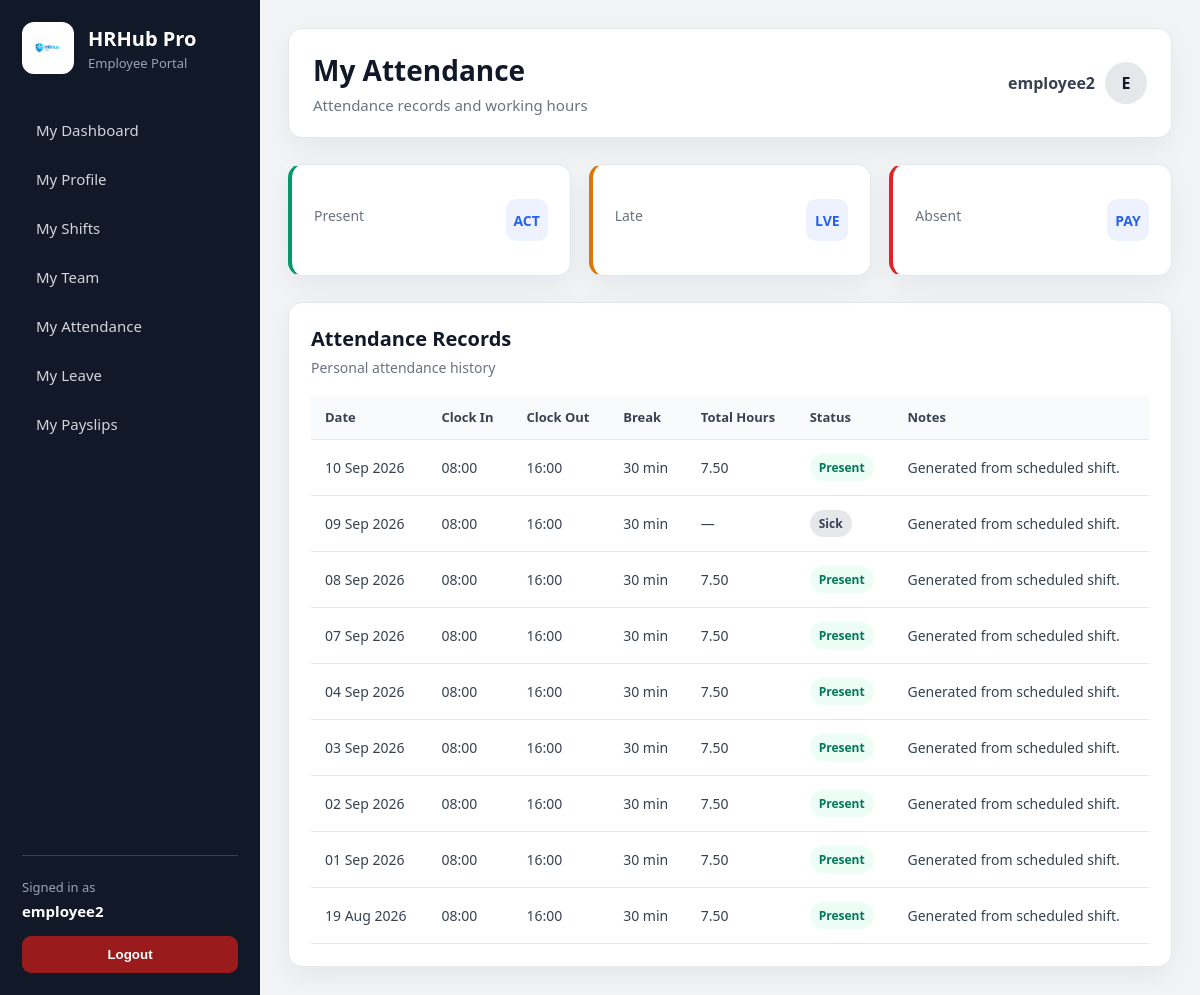
The app's page /my-dashboard/attendance/ (signed in) with its own data.
### attendance/models.py (models this page shows, shortened)
class Attendance(models.Model):
    STATUS_CHOICES = [
        ("PRESENT", "Present"),
        ("ABSENT", "Absent"),
        ("LATE", "Late"),
        ("SICK", "Sick"),
        ("HOLIDAY", "Holiday"),
    ]
    employee = models.ForeignKey(
        Employee,
        on_delete=models.CASCADE,
        related_name="attendance_records",
    )
    date = models.DateField()
    clock_in = models.TimeField(
        blank=True,
        null=True,
    )
    clock_out = models.TimeField(
        blank=True,
        null=True,
    )
    break_minutes = models.PositiveIntegerField(
        default=0,
    )
    total_hours = models.DecimalField(
        max_digits=5,
        decimal_places=2,
        default=Decimal("0.00"),
    )
    status = models.CharField(
        max_length=20,
        choices=STATUS_CHOICES,
        default="PRESENT",
    )
    notes = models.TextField(
        blank=True,
        null=True,
    )
    created_at = models.DateTimeField(
        auto_now_add=True,
    )
    updated_at = models.DateTimeField(
        auto_now=True,
    )
    class Meta:
        ordering = ["-date", "employee__first_name", "employee__last_name"]
        unique_together = ["employee", "date"]
        verbose_name = "Attendance Record"
        verbose_name_plural = "Attendance Records"

### employee_portal/views.py (the view)
# urls.py: path("attendance/", views.my_attendance, name="my_attendance"),
@login_required
def my_attendance(request):
    employee = get_logged_employee(request.user)
    if not employee:
        messages.error(request, "Employee profile is not linked.")
        return redirect("role_redirect")
    attendance_records = Attendance.objects.filter(
        employee=employee,
    ).order_by(
        "-date",
    )
    total_hours = attendance_records.aggregate(
        total=Sum("total_hours"),
    )["total"] or 0
    context = {
        "employee": employee,
        "attendance_records": attendance_records,
        "total_hours": total_hours,
    }
    return render(request, "employee_portal/my_attendance.html", context)

### accounts/context_processors.py (called while the page is built)
def user_role_context(request):
    user_role = None
    is_admin_user = False
    is_hr_user = False
    is_manager_user = False
    is_employee_user = False
    if request.user.is_authenticated:
        profile = getattr(request.user, "profile", None)
        if request.user.is_superuser:
            user_role = "ADMIN"
            is_admin_user = True
        elif profile:
            user_role = profile.role
            is_admin_user = profile.role == "ADMIN"
            is_hr_user = profile.role == "HR"
            is_manager_user = profile.role == "MANAGER"
            is_employee_user = profile.role == "EMPLOYEE"
    return {
        "user_role": user_role,
        "is_admin_user": is_admin_user,
        "is_hr_user": is_hr_user,
        "is_manager_user": is_manager_user,
        "is_employee_user": is_employee_user,
    }

### employee_portal/views.py (called while the page is built)
def get_logged_employee(user):
    return Employee.objects.filter(user=user).first()

### templates/employee_portal/my_attendance.html (shortened to what this page needs)
{% extends 'employee_portal/base_employee.html' %}
{% block page_title %}My Attendance{% endblock %}
{% block page_subtitle %}
Attendance records and working hours
{% endblock %}
{% block content %}
<section class="stats-grid">
    <div class="stat-card green">
        <div>
            <p>Present</p>
        </div>
        <span>PRE</span>
    </div>
    <div class="stat-card orange">
        <div>
            <p>Late</p>
        </div>
        <span>LAT</span>
    </div>
    <div class="stat-card red">
        <div>
            <p>Absent</p>
        </div>
        <span>ABS</span>
    </div>
</section>
<section class="table-card">
    <div class="table-header">
        <h3>Attendance Records</h3>
        <p>Personal attendance history</p>
    </div>
    <table class="data-table">
        <thead>
            <tr>
                <th>Date</th>
                <th>Clock In</th>
                <th>Clock Out</th>
                <th>Break</th>
                <th>Total Hours</th>
                <th>Status</th>
                <th>Notes</th>
            </tr>
        </thead>
        <tbody>
            {% for record in attendance_records %}
                <tr>
                    <td>{{ record.date|date:"d M Y" }}</td>
                    <td>
                        {% if record.clock_in %}
                            {{ record.clock_in|time:"H:i" }}
                        {% else %}
                            —
                        {% endif %}
                    </td>
                    <td>
                        {% if record.clock_out %}
                            {{ record.clock_out|time:"H:i" }}
                        {% else %}
                            —
                        {% endif %}
                    </td>
                    <td>
                        {% if record.break_minutes %}
                            {{ record.break_minutes }} min
                        {% else %}
                            —
                        {% endif %}
                    </td>
                    <td>
                        {% if record.total_hours %}
                            {{ record.total_hours }}
                        {% else %}
                            —
                        {% endif %}
                    </td>
                    <td>
                        {% if record.status == "PRESENT" %}
                            <span class="badge badge-success">Present</span>
                        {% elif record.status == "LATE" %}
                            <span class="badge badge-warning">Late</span>
                        {% elif record.status == "ABSENT" %}
                            <span class="badge badge-danger">Absent</span>
                        {% else %}
                            <span class="badge badge-muted">{{ record.get_status_display }}</span>
                        {% endif %}
                    </td>
                    <td>
                        {% if record.notes %}
                            {{ record.notes }}
                        {% else %}
                            —
                        {% endif %}
                    </td>
                </tr>
            {% empty %}
                <tr>
                    <td colspan="7" class="empty-table">
                        No attendance records found.
                    </td>
                </tr>
            {% endfor %}
        </tbody>
    </table>
</section>
{% endblock %}

### templates/employee_portal/base_employee.html (shortened to what this page needs)
{% load static %}
<!DOCTYPE html>
<html lang="en">
<head>
    <link rel="stylesheet" href="{% static 'css/style.css' %}?v=90">
</head>
<body>
<div class="app-layout">
    <aside class="sidebar">
        <div class="sidebar-logo">
            <img
                src="{% static 'pictures/logo.png' %}"
                alt="HRHub Pro Logo"
                class="sidebar-logo-image"
            >
            <div>
                <h2>HRHub Pro</h2>
                <p>Employee Portal</p>
            </div>
        </div>
        <nav class="sidebar-nav">
            <a href="{% url 'employee_self_dashboard' %}" class="nav-link">My Dashboard</a>
            <a href="{% url 'my_profile' %}" class="nav-link">My Profile</a>
            <a href="{% url 'my_shifts' %}" class="nav-link">My Shifts</a>
            <a href="{% url 'my_shift_team' %}" class="nav-link">My Team</a>
            <a href="{% url 'my_attendance' %}" class="nav-link">My Attendance</a>
            <a href="{% url 'my_leave_list' %}" class="nav-link">My Leave</a>
            <a href="{% url 'my_payslips' %}" class="nav-link">My Payslips</a>
        </nav>
        <div class="sidebar-footer">
            <p>Signed in as</p>
            <strong>{{ request.user.username }}</strong>
            <form method="post" action="{% url 'logout' %}">
                <button type="submit" class="logout-button">Logout</button>
            </form>
        </div>
    </aside>
    <main class="main-content">
        <header class="topbar">
            <div>
                <h1>{% block page_title %}My Dashboard{% endblock %}</h1>
                <p>{% block page_subtitle %}Employee self-service{% endblock %}</p>
            </div>
            <div class="topbar-user">
                <span>{{ request.user.username }}</span>
                <div class="user-avatar">
                    {{ request.user.username|slice:":1"|upper }}
                </div>
            </div>
        </header>
        {% block content %}
        {% endblock %}
    </main>
</div>
</body>
</html>

### static/css/style.css (style rules this page uses)
* { margin: 0; padding: 0; box-sizing: border-box; }
:root { --sidebar-bg: #111827; --sidebar-hover: #1f2937; --page-bg: #f3f4f6; --card-bg: #ffffff; --border-color: #e5e7eb; --text-main: #111827; --text-muted: #6b7280; --primary: #2563eb; --primary-dark: #1d4ed8; --success: #059669; --danger: #dc2626; --warning: #d97706; --shadow-soft: 0 10px 30px rgba(17, 24, 39, 0.06); }
body { font-family: "Segoe UI", Arial, Helvetica, sans-serif; background: var(--page-bg); color: var(--text-main); }
.app-layout { display: flex; min-height: 100vh; }
.sidebar { width: 260px; background: var(--sidebar-bg); color: #ffffff; display: flex; flex-direction: column; padding: 22px; }
.sidebar-logo { display: flex; align-items: center; gap: 14px; margin-bottom: 34px; }
.sidebar-logo-image { width: 52px; height: 52px; border-radius: 12px; object-fit: contain; background: #ffffff; padding: 5px; }
.sidebar-logo h2 { font-size: 20px; font-weight: 700; color: #ffffff; }
.sidebar-logo p { color: #9ca3af; font-size: 13px; margin-top: 2px; }
.sidebar-nav { display: flex; flex-direction: column; gap: 5px; }
.nav-link { color: #d1d5db; text-decoration: none; padding: 12px 14px; border-radius: 9px; font-size: 15px; transition: 0.2s ease; }
.sidebar-footer { margin-top: auto; padding-top: 22px; border-top: 1px solid #374151; }
.sidebar-footer p { color: #9ca3af; font-size: 13px; margin-bottom: 4px; }
.sidebar-footer strong { color: #ffffff; font-size: 15px; }
.logout-button { width: 100%; margin-top: 14px; padding: 11px; border: none; border-radius: 9px; background: #991b1b; color: #ffffff; font-weight: 700; cursor: pointer; }
.main-content { flex: 1; padding: 28px; background: var(--page-bg); }
.topbar { background: var(--card-bg); border-radius: 14px; padding: 22px 24px; box-shadow: var(--shadow-soft); border: 1px solid var(--border-color); display: flex; justify-content: space-between; align-items: center; margin-bottom: 26px; }
.topbar h1 { font-size: 28px; color: var(--text-main); margin-bottom: 6px; font-weight: 700; }
.topbar p { color: var(--text-muted); font-size: 15px; }
.topbar-user { display: flex; align-items: center; gap: 12px; color: #374151; font-weight: 600; }
.user-avatar { width: 42px; height: 42px; border-radius: 50%; background: #e5e7eb; color: #111827; display: flex; align-items: center; justify-content: center; font-weight: 700; }
.stats-grid { display: grid; grid-template-columns: repeat(3, 1fr); gap: 18px; margin-bottom: 26px; }
.stat-card { background: var(--card-bg); border-radius: 14px; padding: 22px; box-shadow: var(--shadow-soft); border: 1px solid var(--border-color); display: flex; justify-content: space-between; align-items: center; min-height: 112px; }
.stat-card p { color: var(--text-muted); font-size: 14px; margin-bottom: 10px; font-weight: 500; }
.stat-card span { width: 42px; height: 42px; border-radius: 10px; background: #eef2ff; color: var(--primary); display: flex; align-items: center; justify-content: center; font-size: 0; }
.stat-card span::before { font-size: 14px; font-weight: 800; color: var(--primary); }
.stat-card.green span::before { content: "ACT"; }
.stat-card.orange span::before { content: "LVE"; }
.stat-card.red span::before { content: "PAY"; }
.stat-card.green { border-left: 4px solid var(--success); }
.stat-card.orange { border-left: 4px solid var(--warning); }
.stat-card.red { border-left: 4px solid var(--danger); }
.table-card { background: var(--card-bg); border-radius: 14px; padding: 22px; box-shadow: var(--shadow-soft); border: 1px solid var(--border-color); }
.table-header { margin-bottom: 18px; }
.table-header h3 { font-size: 20px; margin-bottom: 6px; color: var(--text-main); }
.table-header p { color: var(--text-muted); font-size: 14px; }
.data-table { width: 100%; border-collapse: collapse; }
.data-table th { background: #f9fafb; text-align: left; padding: 13px 14px; color: #374151; font-size: 13px; border-bottom: 1px solid var(--border-color); }
.data-table td { padding: 14px; border-bottom: 1px solid var(--border-color); color: #374151; font-size: 14px; }
.badge { display: inline-flex; align-items: center; padding: 5px 9px; border-radius: 999px; font-size: 12px; font-weight: 700; }
.badge-success { background: #ecfdf5; color: #047857; }
.badge-muted { background: #e5e7eb; color: #374151; }
.topbar-user { display: flex; align-items: center; gap: 10px; }

### records on screen
Attendance: date "10 Sep 2026", clock_in "08:00", clock_out "16:00", break_minutes "30", total_hours "7.50", status "Present", notes "Generated from scheduled shift."
Attendance: date "09 Sep 2026", clock_in "08:00", clock_out "16:00", break_minutes "30", status "Sick", notes "Generated from scheduled shift."
Attendance: date "08 Sep 2026", clock_in "08:00", clock_out "16:00", break_minutes "30", total_hours "7.50", status "Present", notes "Generated from scheduled shift."
Attendance: date "07 Sep 2026", clock_in "08:00", clock_out "16:00", break_minutes "30", total_hours "7.50", status "Present", notes "Generated from scheduled shift."
Attendance: date "04 Sep 2026", clock_in "08:00", clock_out "16:00", break_minutes "30", total_hours "7.50", status "Present", notes "Generated from scheduled shift."
Attendance: date "03 Sep 2026", clock_in "08:00", clock_out "16:00", break_minutes "30", total_hours "7.50", status "Present", notes "Generated from scheduled shift."
Attendance: date "02 Sep 2026", clock_in "08:00", clock_out "16:00", break_minutes "30", total_hours "7.50", status "Present", notes "Generated from scheduled shift."
Attendance: date "01 Sep 2026", clock_in "08:00", clock_out "16:00", break_minutes "30", total_hours "7.50", status "Present", notes "Generated from scheduled shift."
Attendance: date "19 Aug 2026", clock_in "08:00", clock_out "16:00", break_minutes "30", total_hours "7.50", status "Present", notes "Generated from scheduled shift."

### other values on screen
{{ request.user.username }} "employee2"
{{ request.user.username|slice:":1"|upper }} "E"
